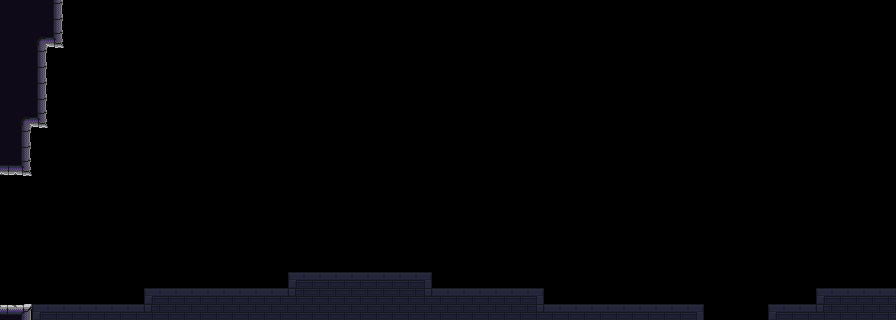

The image is a tile-based game level rendered from a .tmx file. Its description and source (layers, tilesets, objects; grid data summarised) follow:
An orthogonal 56x20 tile map with 16x16 px tiles, 8 tile layers (bkg_far, bkg_close, onoff-defaulton(blue), onoff-defaultoff(blue), ...), 3 tilesets.

<map version="1.10" tiledversion="1.11.0" orientation="orthogonal" renderorder="right-down" width="56" height="20" tilewidth="16" tileheight="16" infinite="0" nextlayerid="10" nextobjectid="1">
 <tileset firstgid="1" source="../../jail_wall.tsx" />
 <tileset firstgid="65" source="../../jail_block.tsx" />
 <tileset firstgid="129" source="../../onoff_block.tsx" />
 <layer id="4" name="bkg_far" width="56" height="20">
  <properties>
   <property name="unity:sortinglayer" value="Bkg_far" />
  </properties>
  <data>[1120 cells, 0 non-empty, 0 distinct tile ids]</data>
 </layer>
 <layer id="1" name="bkg_close" width="56" height="20">
  <properties>
   <property name="unity:sortinglayer" value="Bkg" />
  </properties>
  <data>[1120 cells, 0 non-empty, 0 distinct tile ids]</data>
 </layer>
 <layer id="6" name="onoff-defaulton(blue)" width="56" height="20">
  <properties>
   <property name="unity:layer" value="Ground" />
   <property name="unity:sortinglayer" value="Ground" />
   <property name="unity:tag" value="onoff-defaulton" />
  </properties>
  <data>[1120 cells, 0 non-empty, 0 distinct tile ids]</data>
 </layer>
 <layer id="7" name="onoff-defaultoff(blue)" width="56" height="20">
  <properties>
   <property name="unity:layer" value="Ground" />
   <property name="unity:sortinglayer" value="Ground" />
   <property name="unity:tag" value="onoff-defaultoff" />
  </properties>
  <data>[1120 cells, 0 non-empty, 0 distinct tile ids]</data>
 </layer>
 <layer id="9" name="onoff2-defaulton(purple)" width="56" height="20">
  <properties>
   <property name="unity:layer" value="Ground" />
   <property name="unity:sortinglayer" value="Ground" />
   <property name="unity:tag" value="onoff2-defaulton" />
  </properties>
  <data>[1120 cells, 0 non-empty, 0 distinct tile ids]</data>
 </layer>
 <layer id="8" name="onoff2-defaultoff(purple)" width="56" height="20">
  <properties>
   <property name="unity:layer" value="Ground" />
   <property name="unity:sortinglayer" value="Ground" />
   <property name="unity:tag" value="onoff2-defaultoff" />
  </properties>
  <data>[1120 cells, 0 non-empty, 0 distinct tile ids]</data>
 </layer>
 <layer id="2" name="ground" width="56" height="20">
  <properties>
   <property name="unity:layer" value="Ground" />
   <property name="unity:sortinglayer" value="Ground" />
  </properties>
  <data>[1120 cells, 124 non-empty, 13 distinct tile ids]</data>
 </layer>
 <layer id="3" name="foreground" width="56" height="20">
  <properties>
   <property name="unity:sortinglayer" value="Foreground" />
  </properties>
  <data>[1120 cells, 0 non-empty, 0 distinct tile ids]</data>
 </layer>
</map>
